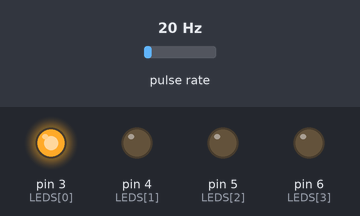
This program was run on a simulated Arduino Mega 2560, built with avr-gcc and run on an emulated ATmega2560. Shown: output pins drawn as LEDs (lit = HIGH). Wiring (inferred from the names in the program): pulse sensor: data pin 2. The inputs (shaded band) are chosen by the test bench; at power-on: pulse rate 20 Hz.

Above: at 0.3 s.
At 1.3 s:
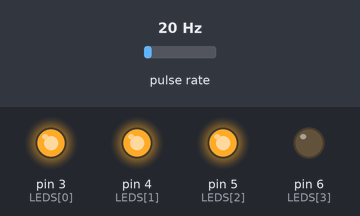
At 2.1 s:
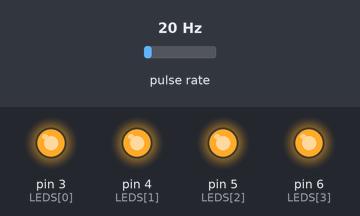
At 5.9 s:
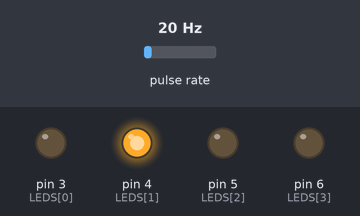
At 7.9 s:
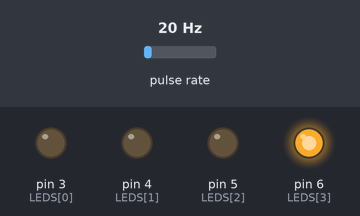
At 17.1 s:
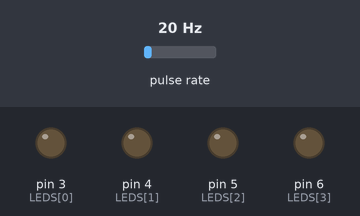
Timing chart, 0 to 21.6 s (numbered marks = the images above):
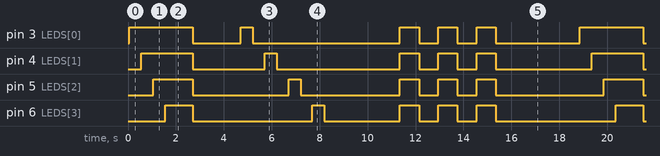

The program:

main.cpp
```cpp
#include <Arduino.h>

// Function prototypes
void flow();
void seq0();
void seq1();
void seq2();
void seq3();

// flowSensor-related variables
int flowSensor = 2;
volatile int frequency = 0;

int sequence = 0;
int LEDS[4] = {3,4,5,6};

// Define an array of function pointers?
// http://www.cplusplus.com/forum/beginner/4639/
// typedef void (*FunctionDataType);
// FunctionDataType sequences[3] = {seq1, seq2, seq3};


void setup() {
  // Loop through the LED-array and
  for (int i=0; i<4; i++){
    pinMode(LEDS[i], OUTPUT);
  }

  pinMode(flowSensor, INPUT_PULLUP);
  attachInterrupt(digitalPinToInterrupt(flowSensor),flow,RISING);
}


void loop() {
  if(frequency>0){
    // sequences[sequence];

    seq1();
    delay(650);
    seq0();
    delay(2000);
    seq2();
    delay(650);
    seq0();
    delay(2000);
    seq3();
    delay(650);
    seq0();
    delay(2000);

    // Reset the counter (frequency)
    frequency=0;

  }else{
    seq0();
  }
}


void flow(){
  frequency++;
}


void seq0(){
  for (int i=0; i<4; i++){
      digitalWrite(LEDS[i], LOW);
    }
}


void seq1(){
  for (int i=0; i<4; i++){
      digitalWrite(LEDS[i], HIGH);
      delay(500);
    }
}


void seq2(){
  for (int i=0; i<4; i++){
      digitalWrite(LEDS[i], HIGH);
      delay(500);
      digitalWrite(LEDS[i], LOW);
      delay(500);
    }
}


void seq3(){
    digitalWrite(LEDS[0], HIGH);
    digitalWrite(LEDS[1], HIGH);
    digitalWrite(LEDS[2], HIGH);
    digitalWrite(LEDS[3], HIGH);
    delay(800);
    digitalWrite(LEDS[0], LOW);
    digitalWrite(LEDS[1], LOW);
    digitalWrite(LEDS[2], LOW);
    digitalWrite(LEDS[3], LOW);
    delay(800);
    digitalWrite(LEDS[0], HIGH);
    digitalWrite(LEDS[1], HIGH);
    digitalWrite(LEDS[2], HIGH);
    digitalWrite(LEDS[3], HIGH);
    delay(800);
    digitalWrite(LEDS[0], LOW);
    digitalWrite(LEDS[1], LOW);
    digitalWrite(LEDS[2], LOW);
    digitalWrite(LEDS[3], LOW);
    delay(800);
    digitalWrite(LEDS[0], HIGH);
    digitalWrite(LEDS[1], HIGH);
    digitalWrite(LEDS[2], HIGH);
    digitalWrite(LEDS[3], HIGH);
    delay(800);
    digitalWrite(LEDS[0], LOW);
    digitalWrite(LEDS[1], LOW);
    digitalWrite(LEDS[2], LOW);
    digitalWrite(LEDS[3], LOW);
    delay(800);
}
```

Measured:
- by itself, pin 3 (LEDS[0]): LOW → HIGH at 0.05 s, → LOW 2.7 s later, → HIGH 2.0 s later, → LOW 0.50 s later, … (21 changes in this stretch)
- by itself, pin 4 (LEDS[1]): LOW → HIGH at 0.55 s, → LOW 2.2 s later, → HIGH 3.0 s later, → LOW 0.50 s later, … (21 changes in this stretch)
- by itself, pin 5 (LEDS[2]): LOW → HIGH at 1.1 s, → LOW 1.7 s later, → HIGH 4.0 s later, → LOW 0.50 s later, … (21 changes in this stretch)
- by itself, pin 6 (LEDS[3]): LOW → HIGH at 1.6 s, → LOW 1.2 s later, → HIGH 5.0 s later, → LOW 0.50 s later, … (21 changes in this stretch)
